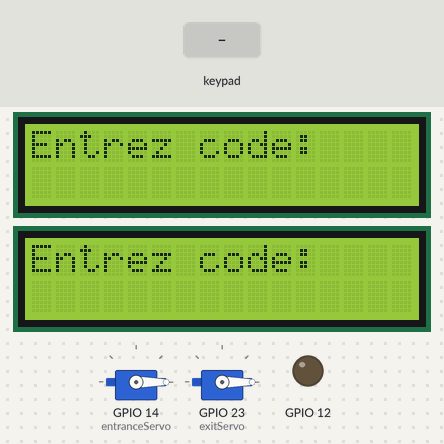
The sketch below on a simulated ESP32. Shown: 2 × 16×2 character LCD, 2 × servo, output pins drawn as LEDs (lit = HIGH). The inputs (shaded band) are chosen by the test bench. WiFi joins after 1.5 s; servers stay silent unless stated; what the sketch prints to the serial monitor is not drawn.

Above: at 2.8 s.
2.9 s: keypad keys 7 6 5 4 # pressed 0.4 s apart
At 5.5 s:
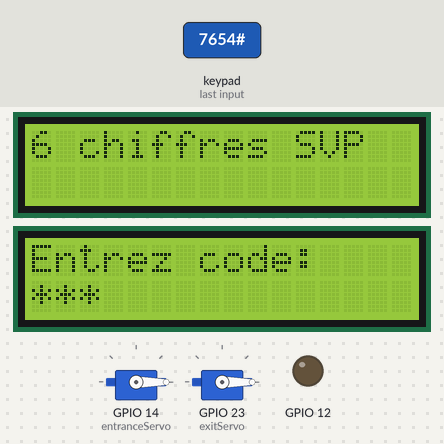
6.4 s: key '1' pressed
At 6.9 s:
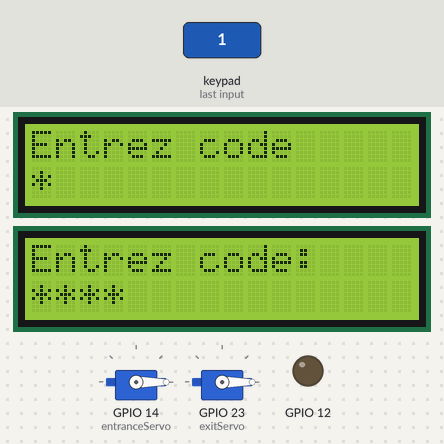
8.0 s: keypad keys 3 2 1 0 # pressed 0.4 s apart
At 10.3 s:
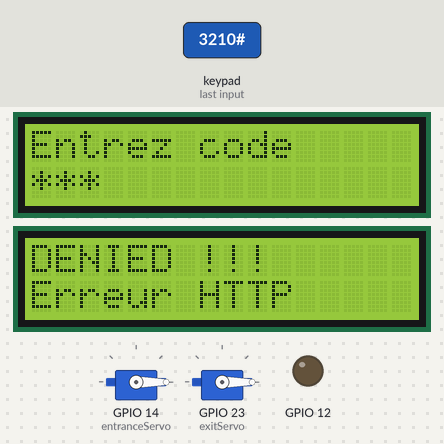
11.5 s: keypad keys 1 3 9 7 # pressed 0.4 s apart
At 14.1 s:
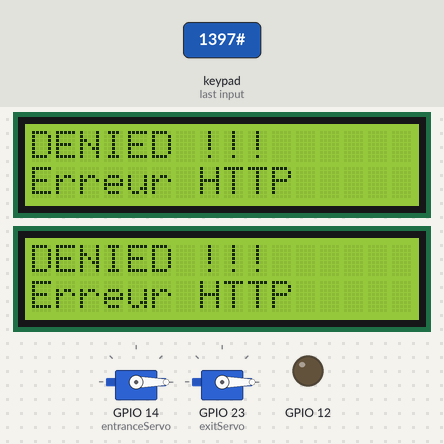
15.0 s: key '2' pressed
At 16.7 s:
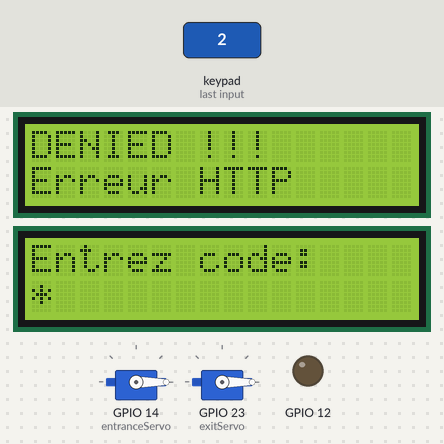
18.0 s: key '#' pressed
At 20.8 s:
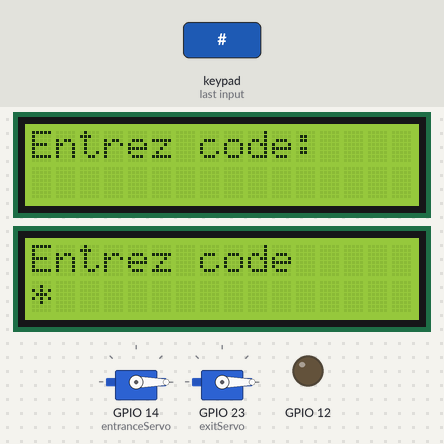
Timing chart, 0 to 22.0 s (numbered marks = the images above; inputs shaded):
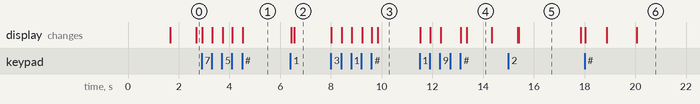

The sketch:

Main.ino
```cpp
#include <Wire.h>
#include <Keypad.h>
#include <Keypad_I2C.h>
#include <LiquidCrystal_I2C.h>
#include <WiFi.h>
#include <HTTPClient.h>
#include <ArduinoJson.h>
#include <ESP32Servo.h>

// ===================================================
// Paramètres WiFi et URL pour chaque porte
// ===================================================
const char* ssid = "Infinix NOTE";
const char* password = "SoutenanceCharlot@23032025##";

const String serverUrlEntrance = "http://192.168.225.77:8000/system/validate/entry/";
const String serverUrlExit    = "http://192.168.225.77:8000/system/validate/out/";

// Mutex pour protéger l'accès au WiFi/HTTP
SemaphoreHandle_t wifiMutex;

// ===================================================
// Constantes communes
// ===================================================
const long CAR_DISTANCE_THRESHOLD = 6;  // Seuil en cm

// ---------------------------------------------------
// Configuration commune du Keypad I2C (même mapping pour les 2 portes)
// ---------------------------------------------------
const byte ROWS = 4;
const byte COLS = 4;
char keys[ROWS][COLS] = {
  {'1','2','3','A'},
  {'4','5','6','B'},
  {'7','8','9','C'},
  {'*','0','#','D'}
};
byte rowPins[ROWS] = {7, 6, 5, 4};
byte colPins[COLS] = {3, 2, 1, 0};

// ===================================================
// Structure pour définir le matériel d'une porte
// ===================================================
struct DoorHardware {
  String doorName;               // "Entree" ou "Sortie"
  Keypad_I2C* keypad;            // Clavier I2C (PCF8574)
  LiquidCrystal_I2C* lcd;        // Écran LCD I2C
  Servo* servo;                  // Servo pour la barrière
  int trigPin;                   // Broche TRIG du capteur ultrason
  int echoPin;                   // Broche ECHO du capteur ultrason
  int servoPin;                  // Broche de commande du servo
  int servo_open_angle;
  int servo_close_angle;
  String serverUrl;              // URL de validation pour cette porte
};

// ===================================================
// Structure pour la réponse serveur
// ===================================================
struct ServerResponse {
  bool success;
  String message;
};

// ===================================================
// Fonctions Utilitaires
// ===================================================

// Envoie le code au serveur (protégé par un mutex) et retourne la réponse
ServerResponse sendCodeToServer(String code, const String &baseUrl) {
  ServerResponse response;
  response.success = false;
  response.message = "Erreur";

  if(WiFi.status() == WL_CONNECTED) {
    xSemaphoreTake(wifiMutex, portMAX_DELAY);

    HTTPClient http;
    String url = baseUrl + code;
    http.begin(url);
    int httpCode = http.GET();
    if(httpCode > 0) {
      String payload = http.getString();
      DynamicJsonDocument doc(200);
      DeserializationError error = deserializeJson(doc, payload);
      if (!error) {
        response.success = doc["success"];
        response.message = doc["message"].as<String>();
      } else {
        response.message = "Erreur JSON";
      }
    } else {
      response.message = "Erreur HTTP";
    }
    http.end();

    xSemaphoreGive(wifiMutex);
  } else {
    response.message = "WiFi non connecte";
  }

  return response;
}

// Mesure la distance via le capteur ultrason
long measureDistance(int trigPin, int echoPin) {
  digitalWrite(trigPin, LOW);
  vTaskDelay(pdMS_TO_TICKS(2));
  digitalWrite(trigPin, HIGH);
  vTaskDelay(pdMS_TO_TICKS(10));
  digitalWrite(trigPin, LOW);
  long duration = pulseIn(echoPin, HIGH, 30000);
  long distance = duration * 0.034 / 2;
  return distance;
}

// Retourne true si un véhicule est détecté (distance < seuil)
bool isCarPresent(int trigPin, int echoPin) {
  long distance = measureDistance(trigPin, echoPin);
  return (distance > 0 && distance < CAR_DISTANCE_THRESHOLD);
}

// Demande la saisie d'un code à 6 chiffres via le clavier
// - '*' : bascule le masquage (affichage en '*' ou clair)
// - 'D' : supprime le dernier caractère
// - '#' : valide la saisie ; si le code n'a pas 6 chiffres, affiche "6 chiffres SVP"
//   puis réaffiche le code déjà saisi.
String getUserCode(DoorHardware *door) {
  String code = "";
  bool mask = true;  // Affichage masqué par défaut
  door->lcd->clear();
  door->lcd->print("Entrez code:");
  door->lcd->setCursor(0, 1);

  while (true) {
    char key = door->keypad->getKey();
    if (key != NO_KEY) {
      if (key == '*') {
        mask = !mask; // Basculer l'affichage masqué/clair
      }
      else if (key == 'D') {
        if (code.length() > 0) {
          code.remove(code.length() - 1);
        }
      }
      else if (key == 'C') {  // Optionnel : effacer toute la saisie
        code = "";
      }
      else if (key == '#') {
        if (code.length() == 6) {
          return code;
        } else {
          door->lcd->clear();
          door->lcd->print("6 chiffres SVP");
          vTaskDelay(pdMS_TO_TICKS(2000));
          door->lcd->clear();
          door->lcd->print("Entrez code");
          door->lcd->setCursor(0, 1);
        }
      }
      else if (key >= '0' && key <= '9') {
        if (code.length() < 6) {
          code += key;
        }
      }

      // Mise à jour de l'affichage sur la deuxième ligne
      door->lcd->setCursor(0, 1);
      // Effacer la ligne en écrivant des espaces (selon la largeur de l'écran, ici 16 colonnes)
      door->lcd->print("                ");
      door->lcd->setCursor(0, 1);
      if (mask) {
        for (int i = 0; i < code.length(); i++) {
          door->lcd->print("*");
        }
      } else {
        door->lcd->print(code);
      }
    }
    vTaskDelay(pdMS_TO_TICKS(10));
  }
}

// Ouvre la barrière (servo) et affiche l'action
void openBarrier(DoorHardware *door) {
  door->servo->write(door->servo_open_angle);
  Serial.println(door->doorName + ": Barriere ouverte");
  vTaskDelay(pdMS_TO_TICKS(500));
}

// Ferme la barrière (servo)
void closeBarrier(DoorHardware *door) {
  door->servo->write(door->servo_close_angle);
  Serial.println(door->doorName + ": Barriere fermee");
  vTaskDelay(pdMS_TO_TICKS(500));
}

// Ouvre la barrière, attend que le véhicule se retire, puis referme la barrière
void processBarrierOperation(DoorHardware *door) {
  openBarrier(door);
  unsigned long openTime = millis();
  bool carDetected = false;

  // Attente maximale de 30 sec pour détecter un véhicule
  while (millis() - openTime < 30000) {
    if (isCarPresent(door->trigPin, door->echoPin)) {
      carDetected = true;
      break;
    }
    vTaskDelay(pdMS_TO_TICKS(500));
  }

  // Une fois détecté, attendre que le véhicule quitte la zone
  if (carDetected) {
    while (isCarPresent(door->trigPin, door->echoPin)) {
      vTaskDelay(pdMS_TO_TICKS(500));
    }
  }

  closeBarrier(door);
}

// Processus complet d'une porte : saisie du code, validation et gestion de la barrière
void processDoor(DoorHardware *door) {
  door->lcd->clear();
  door->lcd->print(door->doorName);
  vTaskDelay(pdMS_TO_TICKS(1000));

  String code = getUserCode(door);
  Serial.println(door->doorName + " - Code saisi: " + code);

  door->lcd->clear();
  door->lcd->print("Envoi code...");

  ServerResponse serverResponse = sendCodeToServer(code, door->serverUrl);

  door->lcd->clear();
  door->lcd->setCursor(0,0);

  if(serverResponse.success){
    door->lcd->print("GRANTED !!!");
  }else{
    door->lcd->print("DENIED !!!");
  }

  door->lcd->setCursor(0,1);
  door->lcd->print(serverResponse.message);
  vTaskDelay(pdMS_TO_TICKS(1500));

  if (serverResponse.success) {
    processBarrierOperation(door);
  }
}

// Tâche FreeRTOS pour une porte
void doorTask(void *pvParameter) {
  DoorHardware *door = (DoorHardware*) pvParameter;
  for (;;) {
    processDoor(door);
    vTaskDelay(pdMS_TO_TICKS(3000));
  }
}

////////////////////////////////////
// Instanciation du matériel par porte
////////////////////////////////////

// ----------------- Porte d'entrée -----------------
// Clavier sur PCF8574 à l'adresse 0x20
#define PCF8574_ENTRANCE_ADDR 0x20
Keypad_I2C entranceKeypad = Keypad_I2C(makeKeymap(keys), rowPins, colPins, ROWS, COLS, PCF8574_ENTRANCE_ADDR);
// LCD I2C à l'adresse 0x25
LiquidCrystal_I2C entranceLCD(0x25, 16, 2);
// Servo sur PIN 14
Servo entranceServo;

// ----------------- Porte de sortie -----------------
// Clavier sur PCF8574 à l'adresse 0x24
#define PCF8574_EXIT_ADDR 0x24
Keypad_I2C exitKeypad = Keypad_I2C(makeKeymap(keys), rowPins, colPins, ROWS, COLS, PCF8574_EXIT_ADDR);
// LCD I2C à l'adresse 0x27
LiquidCrystal_I2C exitLCD(0x27, 16, 2);
// Servo sur PIN 23
Servo exitServo;

// Création des instances de DoorHardware
DoorHardware doorEntrance = {
  "Entree",           // Nom de la porte
  &entranceKeypad,    // Clavier I2C (PCF8574 0x20)
  &entranceLCD,       // LCD I2C (0x27)
  &entranceServo,     // Servo (PIN 23)
  12,                  // TRIG du capteur ultrason (entrée)
  13,                  // ECHO du capteur ultrason (entrée)
  14,                 // PIN servo (entrée)
  90,                  // Angle Ouverture
  0,                 // Angle Fermeture
  serverUrlEntrance   // URL de validation pour l'entrée
};

DoorHardware doorExit = {
  "Sortie",           // Nom de la porte
  &exitKeypad,        // Clavier I2C (PCF8574 0x24)
  &exitLCD,           // LCD I2C (0x25)
  &exitServo,         // Servo (PIN 14)
  2,                 // TRIG du capteur ultrason (sortie)
  4,                 // ECHO du capteur ultrason (sortie)
  23,                 // PIN servo (sortie)
  90,                 // Angle Ouverture
  0,                  // Angle Fermeture
  serverUrlExit       // URL de validation pour la sortie
};

////////////////////////////////////
// Setup et Boucle principale
////////////////////////////////////
void setup() {
  Serial.begin(115200);

  // Initialisation du bus I2C (pour LCD et claviers)
  Wire.begin(21, 22);

  // Initialisation des claviers
  entranceKeypad.begin(makeKeymap(keys));
  exitKeypad.begin(makeKeymap(keys));

  // Initialisation des LCD
  entranceLCD.init();
  entranceLCD.backlight();
  entranceLCD.clear();
  entranceLCD.print("Entrez code:");

  exitLCD.init();
  exitLCD.backlight();
  exitLCD.clear();
  exitLCD.print("Entrez code:");

  // Attacher les servos
  entranceServo.attach(14);
  entranceServo.write(0);

  exitServo.attach(23);
  exitServo.write(0);

  // Configuration des capteurs ultrason
  pinMode(2, OUTPUT);
  pinMode(4, INPUT);
  pinMode(12, OUTPUT);
  pinMode(13, INPUT);

  // Connexion au WiFi
  Serial.print("Connexion au WiFi...");
  WiFi.begin(ssid, password);
  while (WiFi.status() != WL_CONNECTED) {
    vTaskDelay(pdMS_TO_TICKS(500));
    Serial.print(".");
  }
  Serial.println("\nWiFi connecte !");

  // Création du mutex pour l'accès au WiFi/HTTP
  wifiMutex = xSemaphoreCreateMutex();

  // Création des tâches pour chaque porte avec xTaskCreatePinnedToCore
  xTaskCreatePinnedToCore(
    doorTask,             // Fonction de la tâche
    "DoorEntranceTask",   // Nom de la tâche
    4096,                 // Taille de la pile
    &doorEntrance,        // Paramètre de la tâche
    1,                    // Priorité
    NULL,                 // Handle de la tâche
    0                     // Core 0
  );

  xTaskCreatePinnedToCore(
    doorTask,             // Fonction de la tâche
    "DoorExitTask",       // Nom de la tâche
    4096,                 // Taille de la pile
    &doorExit,            // Paramètre de la tâche
    1,                    // Priorité
    NULL,                 // Handle de la tâche
    1                     // Core 1
  );
}

void loop() {
  // La boucle loop reste vide : toutes les opérations sont gérées par les tâches FreeRTOS.
  vTaskDelay(pdMS_TO_TICKS(1000));
}
```

Measured:
- after the input at 2.9 s, the display: first changes at once (image 1 shows a later state)
- after the input at 6.4 s, the display: first changes at once (image 2 shows a later state)
- after the input at 8.0 s, the display: first changes at once (image 3 shows a later state)
- after the input at 11.5 s, the display: first changes at once (image 4 shows a later state)
- after the input at 15.0 s, the display: first differs from a run without the input after 0.40 s (image 5)
- after the input at 18.0 s, the display: first changes at once (image 6 shows a later state)
- what the display in image 4 shows lasts 1.0 s, from 13.3 s to 14.3 s
